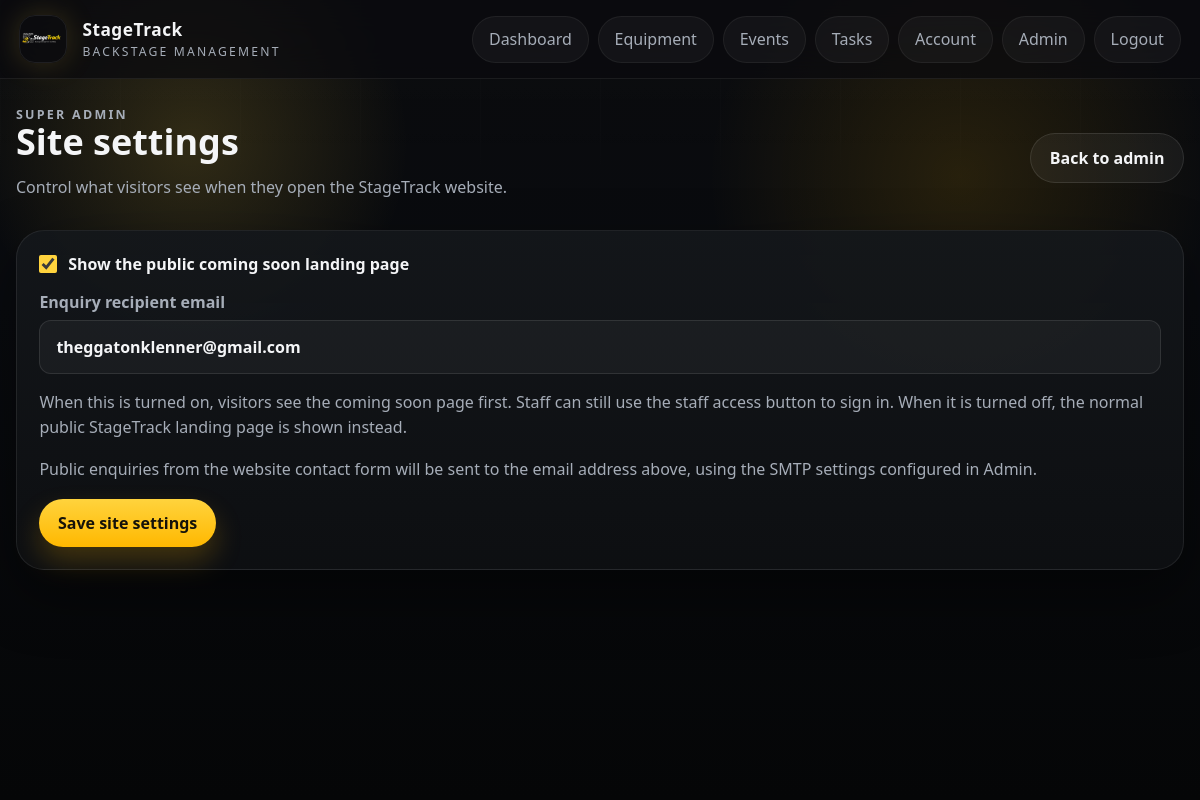
Page /admin/settings/site (signed in) on the committed database.
### app/models.py (models this page shows)
class SiteSettings(db.Model):
    id = db.Column(db.Integer, primary_key=True)
    coming_soon_enabled = db.Column(db.Boolean, nullable=False, default=True)
    enquiry_recipient_email = db.Column(db.String(255))
    updated_at = db.Column(db.DateTime, default=datetime.utcnow, onupdate=datetime.utcnow, nullable=False)

### app/admin/routes.py (the view)
@admin_bp.route("/settings/site", methods=["GET", "POST"])
@role_required("Admin")
def site_settings():
    settings = get_site_settings()
    if request.method == "POST":
        settings.coming_soon_enabled = request.form.get("coming_soon_enabled") == "on"
        settings.enquiry_recipient_email = request.form.get("enquiry_recipient_email", "").strip().lower() or None
        db.session.commit()
        flash("Site settings saved.", "success")
        return redirect(url_for("admin.site_settings"))
    return render_template("admin/site_settings.html", settings=settings)

### app/auth/routes.py (called while the page is built)
def current_user():
    user_id = session.get("user_id")
    if not user_id:
        return None
    user = db.session.get(User, user_id)
    if user and not user.is_active:
        session.clear()
        return None
    return user

def role_required(*allowed_roles):
    def decorator(view):
        @wraps(view)
        def wrapped_view(*args, **kwargs):
            user = current_user()
            if not user:
                return redirect(url_for("auth.login"))
            if user.role not in allowed_roles:
                flash("You do not have permission to access that page.", "error")
                return redirect(url_for("dashboard"))
            return view(*args, **kwargs)
        return wrapped_view
    return decorator

@auth_bp.app_context_processor
def inject_user():
    first_user_pending = User.query.count() == 0
    return {
        "current_user": current_user(),
        "manager_roles": MANAGER_ROLES,
        "registration_open": first_user_pending,
    }

### app/site_service.py (called while the page is built)
def get_site_settings():
    settings = SiteSettings.query.order_by(SiteSettings.id.asc()).first()
    if not settings:
        settings = SiteSettings()
        db.session.add(settings)
        db.session.commit()
    return settings

### app/templates/admin/site_settings.html (shortened to what this page needs)
{% extends "base.html" %}
{% block content %}
<section class="page-header page-header-inline">
    <div>
        <p class="eyebrow">Super admin</p>
        <h1>Site settings</h1>
        <p>Control what visitors see when they open the StageTrack website.</p>
    </div>
    <a class="button button-secondary" href="{{ url_for('admin.users') }}">Back to admin</a>
</section>
<section class="panel">
    <form method="post" class="form-grid">
        <label class="checkbox-row">
            <input type="checkbox" name="coming_soon_enabled" {% if settings.coming_soon_enabled %}checked{% endif %}>
            <span>Show the public coming soon landing page</span>
        </label>
        <label>
            Enquiry recipient email
            <input type="email" name="enquiry_recipient_email" value="{{ settings.enquiry_recipient_email or '' }}" placeholder="hello@stagetrack.xyz">
        </label>
        <p class="support-copy">
            When this is turned on, visitors see the coming soon page first. Staff can still use the staff access button to sign in.
            When it is turned off, the normal public StageTrack landing page is shown instead.
        </p>
        <p class="support-copy">
            Public enquiries from the website contact form will be sent to the email address above, using the SMTP settings configured in Admin.
        </p>
        <div class="actions">
            <button class="button button-primary" type="submit">Save site settings</button>
        </div>
    </form>
</section>
{% endblock %}

### app/static/css/styles.css (style rules this page uses)
:root { --bg: #070809; --bg-soft: #101214; --surface: rgba(18, 20, 24, 0.92); --surface-strong: #14171b; --surface-soft: rgba(255, 255, 255, 0.04); --card: rgba(23, 26, 31, 0.88); --ink: #f4f5f7; --muted: #a6adb8; --line: rgba(255, 255, 255, 0.1); --gold: #ffd33d; --gold-strong: #ffb800; --gold-soft: rgba(255, 211, 61, 0.12); --accent: #f2ede3; --danger: #ff7d7d; --success: #69d48f; --shadow: 0 24px 60px rgba(0, 0, 0, 0.45); --shadow-soft: 0 14px 36px rgba(0, 0, 0, 0.25); --radius-xl: 28px; --radius-lg: 22px; --radius-md: 16px; --radius-sm: 12px; }
* { box-sizing: border-box; }
html { scroll-behavior: smooth; }
body { margin: 0; color: var(--ink); font-family: "Trebuchet MS", "Segoe UI", sans-serif; background: radial-gradient(circle at 16% 18%, rgba(255, 211, 61, 0.16), transparent 18%), radial-gradient(circle at 80% 22%, rgba(255, 184, 0, 0.12), transparent 22%), linear-gradient(180deg, #0a0b0d 0%, #090b0f 38%, #050607 100%); min-height: 100vh; position: relative; }
a { color: inherit; text-decoration: none; }
button, input, select, textarea { font: inherit; }
.hero, .panel, .auth-card, .stat-card, .mini-panel { background: linear-gradient(180deg, rgba(20, 23, 27, 0.95), rgba(14, 16, 19, 0.92)); border: 1px solid rgba(255, 255, 255, 0.08); border-radius: var(--radius-xl); box-shadow: var(--shadow); }
.hero-content, .hero-panel, .panel, .auth-card, .mini-panel { position: relative; z-index: 1; }
.hero-badge, .eyebrow { display: inline-flex; align-items: center; gap: 0.45rem; margin: 0; color: var(--gold); text-transform: uppercase; letter-spacing: 0.18em; font-size: 0.78rem; font-weight: 700; }
.hero-copy, .page-header p, .empty-state, .flash, label, td, th, tbody span, .support-copy { color: var(--muted); }
.panel, .auth-card, .mini-panel { padding: 1.4rem; }
.mini-panel h2, .panel h2, .page-header h1, .auth-card h1, .section-title { margin: 0; color: var(--ink); }
.page-header { display: grid; gap: 0.9rem; margin-bottom: 1rem; }
.page-header-inline, .panel-header, .filter-bar, .actions, .inline-form, .hero-actions, .auth-actions, .split-actions { display: flex; gap: 0.75rem; align-items: center; flex-wrap: wrap; }
.page-header-inline, .panel-header { justify-content: space-between; }
.page-header h1 { font-size: clamp(2rem, 3vw, 3rem); line-height: 1; }
.button, .button-link { display: inline-flex; align-items: center; justify-content: center; border-radius: 999px; padding: 0.82rem 1.16rem; border: none; cursor: pointer; font-weight: 700; transition: 160ms ease; }
.button-primary { background: linear-gradient(180deg, var(--gold) 0%, var(--gold-strong) 100%); color: #15120a; box-shadow: 0 14px 28px rgba(255, 184, 0, 0.22); }
.button-secondary { background: rgba(255, 255, 255, 0.05); color: var(--ink); border: 1px solid rgba(255, 255, 255, 0.1); }
.form-grid { display: grid; gap: 1rem; }
label { display: grid; gap: 0.45rem; font-weight: 700; }
label span { color: var(--ink); }
input, select, textarea { width: 100%; padding: 0.92rem 1rem; border-radius: var(--radius-sm); border: 1px solid rgba(255, 255, 255, 0.1); background: rgba(255, 255, 255, 0.04); color: var(--ink); }
input::placeholder, textarea::placeholder { color: #7e8793; }
input[type="checkbox"] { width: 1.2rem; height: 1.2rem; accent-color: var(--gold); }
.support-copy { margin: 0; line-height: 1.6; }
.checkbox-row { display: inline-flex; align-items: center; gap: 0.7rem; }
.checkbox-row input { width: 1.1rem; height: 1.1rem; margin: 0; }

### rows in the picture
SiteSettings: coming_soon_enabled "☑", enquiry_recipient_email "theggatonklenner@gmail.com"
